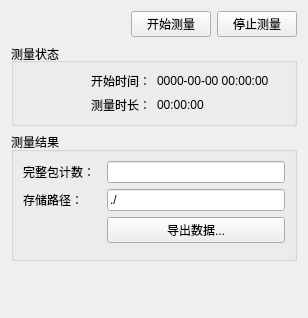
<?xml version="1.0" encoding="UTF-8"?>
<ui version="4.0">
 <class>WaveformWindow</class>
 <widget class="QWidget" name="WaveformWindow">
  <property name="geometry">
   <rect>
    <x>0</x>
    <y>0</y>
    <width>308</width>
    <height>318</height>
   </rect>
  </property>
  <property name="windowTitle">
   <string>波形数据采集</string>
  </property>
  <layout class="QVBoxLayout" name="verticalLayout_2">
   <item>
    <widget class="QWidget" name="widget_right" native="true">
     <property name="minimumSize">
      <size>
       <width>260</width>
       <height>0</height>
      </size>
     </property>
     <property name="maximumSize">
      <size>
       <width>300</width>
       <height>16777215</height>
      </size>
     </property>
     <layout class="QVBoxLayout" name="verticalLayout">
      <property name="leftMargin">
       <number>0</number>
      </property>
      <property name="topMargin">
       <number>0</number>
      </property>
      <property name="rightMargin">
       <number>0</number>
      </property>
      <property name="bottomMargin">
       <number>0</number>
      </property>
      <item>
       <widget class="QWidget" name="widget_2" native="true">
        <layout class="QHBoxLayout" name="horizontalLayout_2">
         <property name="leftMargin">
          <number>0</number>
         </property>
         <property name="topMargin">
          <number>0</number>
         </property>
         <property name="rightMargin">
          <number>0</number>
         </property>
         <property name="bottomMargin">
          <number>0</number>
         </property>
         <item>
          <spacer name="horizontalSpacer_3">
           <property name="orientation">
            <enum>Qt::Horizontal</enum>
           </property>
           <property name="sizeHint" stdset="0">
            <size>
             <width>207</width>
             <height>20</height>
            </size>
           </property>
          </spacer>
         </item>
         <item>
          <widget class="QPushButton" name="pushButton_start">
           <property name="text">
            <string>开始测量</string>
           </property>
          </widget>
         </item>
         <item>
          <widget class="QPushButton" name="pushButton_stop">
           <property name="text">
            <string>停止测量</string>
           </property>
          </widget>
         </item>
        </layout>
       </widget>
      </item>
      <item>
       <widget class="QGroupBox" name="groupBox_3">
        <property name="title">
         <string>测量状态</string>
        </property>
        <property name="alignment">
         <set>Qt::AlignLeading|Qt::AlignLeft|Qt::AlignVCenter</set>
        </property>
        <layout class="QGridLayout" name="gridLayout_2">
         <item row="0" column="1">
          <widget class="QLabel" name="label_2">
           <property name="text">
            <string>0000-00-00 00:00:00</string>
           </property>
          </widget>
         </item>
         <item row="0" column="0">
          <widget class="QLabel" name="label">
           <property name="text">
            <string>开始时间：</string>
           </property>
           <property name="alignment">
            <set>Qt::AlignRight|Qt::AlignTrailing|Qt::AlignVCenter</set>
           </property>
          </widget>
         </item>
         <item row="1" column="0">
          <widget class="QLabel" name="label_4">
           <property name="text">
            <string>测量时长：</string>
           </property>
           <property name="alignment">
            <set>Qt::AlignRight|Qt::AlignTrailing|Qt::AlignVCenter</set>
           </property>
          </widget>
         </item>
         <item row="1" column="1">
          <widget class="QLabel" name="label_5">
           <property name="text">
            <string>00:00:00</string>
           </property>
          </widget>
         </item>
        </layout>
       </widget>
      </item>
      <item>
       <widget class="QGroupBox" name="groupBox">
        <property name="layoutDirection">
         <enum>Qt::LeftToRight</enum>
        </property>
        <property name="title">
         <string>测量结果</string>
        </property>
        <property name="flat">
         <bool>false</bool>
        </property>
        <property name="checkable">
         <bool>false</bool>
        </property>
        <layout class="QGridLayout" name="gridLayout_5">
         <property name="leftMargin">
          <number>9</number>
         </property>
         <property name="topMargin">
          <number>9</number>
         </property>
         <property name="rightMargin">
          <number>9</number>
         </property>
         <property name="bottomMargin">
          <number>9</number>
         </property>
         <item row="3" column="0" colspan="3">
          <widget class="QWidget" name="widget_3" native="true">
           <layout class="QHBoxLayout" name="horizontalLayout_3">
            <property name="leftMargin">
             <number>0</number>
            </property>
            <property name="topMargin">
             <number>0</number>
            </property>
            <property name="bottomMargin">
             <number>0</number>
            </property>
           </layout>
          </widget>
         </item>
         <item row="2" column="2">
          <widget class="QPushButton" name="pushButton_save">
           <property name="text">
            <string>导出数据...</string>
           </property>
          </widget>
         </item>
         <item row="1" column="2">
          <widget class="QLineEdit" name="lineEdit_path">
           <property name="text">
            <string>./</string>
           </property>
          </widget>
         </item>
         <item row="0" column="0">
          <widget class="QLabel" name="label_3">
           <property name="text">
            <string>完整包计数：</string>
           </property>
          </widget>
         </item>
         <item row="1" column="0">
          <widget class="QLabel" name="label_24">
           <property name="text">
            <string>存储路径：</string>
           </property>
          </widget>
         </item>
         <item row="0" column="2">
          <widget class="QLineEdit" name="lineEdit_pkgCount">
           <property name="readOnly">
            <bool>true</bool>
           </property>
          </widget>
         </item>
        </layout>
       </widget>
      </item>
      <item>
       <spacer name="verticalSpacer">
        <property name="orientation">
         <enum>Qt::Vertical</enum>
        </property>
        <property name="sizeHint" stdset="0">
         <size>
          <width>20</width>
          <height>40</height>
         </size>
        </property>
       </spacer>
      </item>
     </layout>
    </widget>
   </item>
  </layout>
 </widget>
 <resources/>
 <connections/>
</ui>
